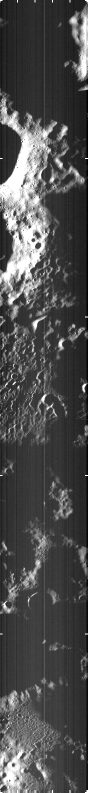
#> input picture data/samples/real_ch2_iirs_infrared_pass.png, 175 x 1585 px (shown at 1/2 size); its folder holds only this picture in this run
$ python ingest_pradan_product.py --file ../data/samples/real_ch2_iirs_infrared_pass.png
#> lines starting #> are read from the running program, lines starting #| are printed output that depends on the picture
"""
ISRO PRADAN & PDS4 Product Ingestion and Optimization Tool.
Unpacks large multi-hundred-megabyte Chandrayaan-2 ZIP archives, extracts 12/16-bit
calibrated GeoTIFF/IMG arrays and XML labels, and generates optimized registration crops.
"""
from pathlib import Path
import argparse
import zipfile
import xml.etree.ElementTree as ET
import numpy as np
import cv2
import tifffile
from PIL import Image

def detect_sensor_from_name(name: str) -> str:
    name_lower = name.lower()
    if "ohr" in name_lower:
        return "OHRC"
    elif "tmc" in name_lower:
        return "TMC2"
    elif "iir" in name_lower:
        return "IIRS"
    elif "nac" in name_lower or "lroc" in name_lower:
        return "LROC_NAC"
    return "UNKNOWN_LUNAR"

def parse_pds4_xml(xml_path: Path) -> dict:
    meta = {}
    try:
        tree = ET.parse(str(xml_path))
        root = tree.getroot()
        for elem in root.iter():
            if "}" in elem.tag:
                elem.tag = elem.tag.split("}", 1)[1]

        az = root.find(".//solar_azimuth_angle") or root.find(".//sun_azimuth_angle")
        el = root.find(".//solar_elevation_angle") or root.find(".//sun_elevation_angle")
        inc = root.find(".//incidence_angle")

        if az is not None and az.text:
            meta["solar_azimuth_deg"] = float(az.text)
        if el is not None and el.text:
            meta["solar_elevation_deg"] = float(el.text)
        if inc is not None and inc.text:
            meta["incidence_angle_deg"] = float(inc.text)
    except Exception as e:
        print(f"[!] Warning: Could not parse XML metadata: {e}")
    return meta

def ingest_product(
    input_path: str | Path,
    target_crop_size: int = 1024,
    center_crop: bool = True
):
#> called with target_crop_size = 1024, center_crop = True
    inp = Path(input_path)
    if not inp.exists():
        raise FileNotFoundError(f"Input file not found: {inp}")

    project_root = Path(__file__).resolve().parent.parent
    extract_dir = project_root / "data" / "raw" / "extracted_pradan"
    extract_dir.mkdir(parents=True, exist_ok=True)

    xml_file = None
    raster_file = None

    if inp.suffix.lower() == ".zip":
        print(f"[*] Unpacking archive ({inp.stat().st_size / (1024*1024):.1f} MB): {inp.name}...")
        with zipfile.ZipFile(inp, "r") as z:
            z.extractall(extract_dir)

        for f in extract_dir.rglob("*"):
            if f.suffix.lower() == ".xml" and not xml_file:
                xml_file = f
            elif f.suffix.lower() in [".tif", ".tiff", ".img", ".png"] and not f.name.endswith("_b.png") and not raster_file:
                raster_file = f
    else:
        raster_file = inp
        possible_xml = inp.with_suffix(".xml")
        if possible_xml.exists():
            xml_file = possible_xml

    if not raster_file or not raster_file.exists():
        raise FileNotFoundError(f"No valid image raster (.tif/.img/.png) found in {inp}")

    sensor_type = detect_sensor_from_name(inp.name)
    if sensor_type == "UNKNOWN_LUNAR" and xml_file:
        sensor_type = detect_sensor_from_name(xml_file.name)

    print(f"[*] Detected Instrument: {sensor_type}")
    print(f"[*] Reading satellite raster: {raster_file.name}...")

    try:
        arr = tifffile.imread(str(raster_file))
    except Exception:
        arr = cv2.imread(str(raster_file), cv2.IMREAD_UNCHANGED)
#> arr is the input picture: shape (1585, 175); min 0, max 255, mean 76.7

    if arr is None:
        raise ValueError(f"Failed to read image array from {raster_file}")

    if arr.ndim == 3:
        arr = arr[:, :, 0]

    h, w = arr.shape
#> h = 1585; w = 175
    print(f"[*] Native Dimensions: {w} x {h} (Bit depth: {arr.dtype})")
#| [*] Native Dimensions: 175 x 1585 (Bit depth: uint8)

    dest_sensor_dir = project_root / "data" / "raw" / "ch2" / sensor_type.lower()
    dest_sensor_dir.mkdir(parents=True, exist_ok=True)

    arr_f = arr.astype(np.float32)
    p1, p99 = np.percentile(arr_f[arr_f > 0], (1.0, 99.0)) if np.any(arr_f > 0) else (0, 255)
#> p1 = 26; p99 = 255
    norm = np.clip((arr_f - p1) / max(1.0, p99 - p1), 0.0, 1.0)
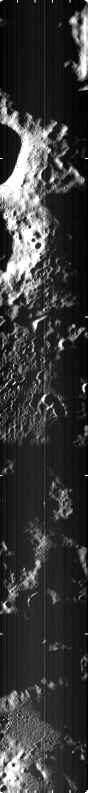
#> norm: shape (1585, 175) float32 (shown at 1/2 size); min 0, max 1, mean 0.222
    arr_8u = (norm * 255.0).astype(np.uint8)

    if min(h, w) > target_crop_size:
        if center_crop:
            cy, cx = h // 2, w // 2
            half = target_crop_size // 2
            crop_8u = arr_8u[cy - half : cy + half, cx - half : cx + half]
        else:
            crop_8u = arr_8u[:target_crop_size, :target_crop_size]
    else:
        crop_8u = arr_8u

    crop_dest = dest_sensor_dir / f"{raster_file.stem}_crop_{target_crop_size}.png"
    cv2.imwrite(str(crop_dest), crop_8u)
    print(f"[+] Saved optimized sub-scene crop to: {crop_dest}")

    sample_dest = project_root / "data" / "samples" / f"real_{sensor_type.lower()}_{raster_file.stem[:12]}.png"
    cv2.imwrite(str(sample_dest), crop_8u)
    print(f"[+] Added to benchmark samples for UI demo: {sample_dest}")

    metadata = {}
    if xml_file and xml_file.exists():
        metadata = parse_pds4_xml(xml_file)
        print(f"[*] Parsed Solar Geometry: Azimuth {metadata.get('solar_azimuth_deg')}°, Elevation {metadata.get('solar_elevation_deg')}°")

    print(f"\n[SUCCESS] Successfully ingested {sensor_type} product!")
    print(f"-> Ready for registration in the Web UI or CLI.")
    return crop_dest

if __name__ == "__main__":
    parser = argparse.ArgumentParser(description="Ingest, extract, and tile large ISRO PRADAN Chandrayaan-2 products")
    parser.add_argument("--file", type=str, required=True, help="Path to downloaded .zip or .tif file")
    parser.add_argument("--crop_size", type=int, default=1024, help="Target square crop size for registration (default 1024)")
    args = parser.parse_args()
    ingest_product(args.file, target_crop_size=args.crop_size)
